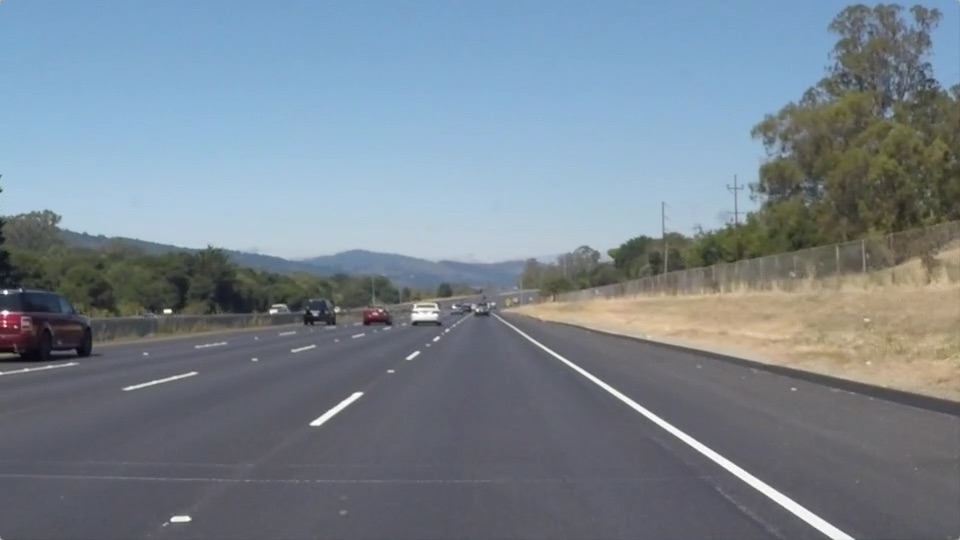
#> input picture test_images/solidWhiteRight.jpg, 960 x 540 px
$ jupyter execute --allow-errors P1.ipynb   (shell and % lines are left out)
#> lines starting #> are read from the running program, lines starting #| are printed output that depends on the picture; after the words box and inside, x2 and y2 are one past the last pixel; in counts of white or black regions, pixels touching at a corner belong together
# Self-Driving Car Engineer Nanodegree

## Project: **Finding Lane Lines on the Road**
***
In this project, you will use the tools you learned about in the lesson to identify lane lines on the road.  You can develop your pipeline on a series of individual images, and later apply the result to a video stream (really just a series of images). Check out the video clip "raw-lines-example.mp4" (also contained in this repository) to see what the output should look like after using the helper functions below.

Once you have a result that looks roughly like "raw-lines-example.mp4", you'll need to get creative and try to average and/or extrapolate the line segments you've detected to map out the full extent of the lane lines.  You can see an example of the result you're going for in the video "P1_example.mp4".  Ultimately, you would like to draw just one line for the left side of the lane, and one for the right.

In addition to implementing code, there is a brief writeup to complete. The writeup should be completed in a separate file, which can be either a markdown file or a pdf document. There is a [write up template](https://github.com/udacity/CarND-LaneLines-P1/blob/master/writeup_template.md) that can be used to guide the writing process. Completing both the code in the Ipython notebook and the writeup template will cover all of the [rubric points](https://review.udacity.com/#!/rubrics/322/view) for this project.

---
Let's have a look at our first image called 'test_images/solidWhiteRight.jpg'.  Run the 2 cells below (hit Shift-Enter or the "play" button above) to display the image.

**Note: If, at any point, you encounter frozen display windows or other confounding issues, you can always start again with a clean slate by going to the "Kernel" menu above and selecting "Restart & Clear Output".**

---

**The tools you have are color selection, region of interest selection, grayscaling, Gaussian smoothing, Canny Edge Detection and Hough Tranform line detection.  You  are also free to explore and try other techniques that were not presented in the lesson.  Your goal is piece together a pipeline to detect the line segments in the image, then average/extrapolate them and draw them onto the image for display (as below).  Once you have a working pipeline, try it out on the video stream below.**

---

<figure>

 <figcaption>
 <p></p>
 <p style="text-align: center;"> Your output should look something like this (above) after detecting line segments using the helper functions below </p>
 </figcaption>
</figure>
 <p></p>
<figure>

 <figcaption>
 <p></p>
 <p style="text-align: center;"> Your goal is to connect/average/extrapolate line segments to get output like this</p>
 </figcaption>
</figure>

**Run the cell below to import some packages.  If you get an `import error` for a package you've already installed, try changing your kernel (select the Kernel menu above --> Change Kernel).  Still have problems?  Try relaunching Jupyter Notebook from the terminal prompt.  Also, consult the forums for more troubleshooting tips.**

## Import Packages

[cell 1]
#importing some useful packages
import matplotlib.pyplot as plt
import matplotlib.image as mpimg
import numpy as np
import cv2

## Read in an Image

[cell 2]
def plotImageFile(filename):
  #reading in an image
#> called with filename = 'test_images/solidWhiteRight.jpg'
  image = mpimg.imread(filename)
#> image is the input picture: shape (540, 960, 3); mean R, G, B 120.3, 132.6, 143.7

  #printing out some stats and plotting
  print('This image is:', type(image), 'with dimensions:', image.shape)
#| This image is: <class 'numpy.ndarray'> with dimensions: (540, 960, 3)
  plt.imshow(image)  # if you wanted to show a single color channel image called 'gray', for example, call as plt.imshow(gray, cmap='gray')

  return

def plotImage(image, cmap=''):
  #printing out some stats and plotting
  print('This image is:', type(image), 'with dimensions:', image.shape)
  if (cmap==''):
    plt.imshow(image)  # if you wanted to show a single color channel image called 'gray', for example, call as plt.imshow(gray, cmap='gray')
  else:
    plt.imshow(image,cmap)  # if you wanted to show a single color channel image called 'gray', for example, call as plt.imshow(gray, cmap='gray')

  return

plotImageFile('test_images/solidWhiteRight.jpg')

## Ideas for Lane Detection Pipeline

**Some OpenCV functions (beyond those introduced in the lesson) that might be useful for this project are:**

`cv2.inRange()` for color selection
`cv2.fillPoly()` for regions selection
`cv2.line()` to draw lines on an image given endpoints
`cv2.addWeighted()` to coadd / overlay two images
`cv2.cvtColor()` to grayscale or change color
`cv2.imwrite()` to output images to file
`cv2.bitwise_and()` to apply a mask to an image

**Check out the OpenCV documentation to learn about these and discover even more awesome functionality!**

## Helper Functions

Below are some helper functions to help get you started. They should look familiar from the lesson!

[cell 3]
# [7 lines of commented-out code are left out]
image = mpimg.imread('test_images/challenge4.jpg')
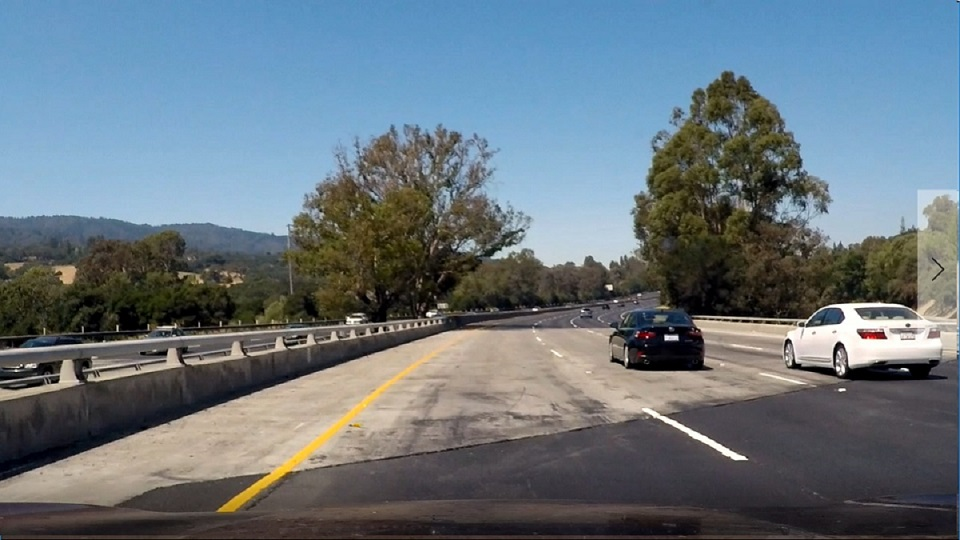
#> input picture test_images/challenge4.jpg, 960 x 540 px
#> image is the input picture: shape (540, 960, 3); mean R, G, B 104.2, 116.8, 125.3

# define parameters
"""
# parameters that works for static image
debug       = 0
edgeLoThres = 50  # canny edge detection low threshold
edgeHiThres = 250 # canny edge detection high threshold
kernelSize  = 3   # gaussian smoothing blurring kernel size
x_size      = 960
y_size      = 540
y_cap       = 300
vertices     = np.array([[50, 540], [910, 540], [480, 300]]) # vertices for region of interest [upper left, , lower left, upper right, lower right]
rho          = 1         # distance resolution in pixels of the Hough grid
theta        = np.pi/180 # angular resolution in radians of the Hough grid
threshold    = 50        # minimum number of votes (intersections in Hough grid cell)
min_line_len = 5         # minimum number of pixels making up a line
max_line_gap = 150       # maximum gap in pixels between connectable line segments
alpha = 1     # orignial image color pixel density
beta  = 1     # line image color pixel density
lamda = -20   # additional color pixel to the combined original and line images
"""

"""
debug       = 0
edgeLoThres = 50  # canny edge detection low threshold
edgeHiThres = 250 # canny edge detection high threshold
kernelSize  = 3   # gaussian smoothing blurring kernel size
x_size      = 960
y_size      = 540
y_cap       = 300
vertices     = np.array([[50, 540], [910, 540], [480, 300]]) # vertices for region of interest [upper left, , lower left, upper right, lower right]
rho          = 1         # distance resolution in pixels of the Hough grid
theta        = np.pi/180 # angular resolution in radians of the Hough grid
threshold    = 30        # minimum number of votes (intersections in Hough grid cell)
min_line_len = 20        # minimum number of pixels making up a line
max_line_gap = 250       # maximum gap in pixels between connectable line segments
alpha = 1     # orignial image color pixel density
beta  = 1     # line image color pixel density
lamda = -20   # additional color pixel to the combined original and line images
"""

debug       = 0
edgeLoThres = 50  # canny edge detection low threshold
edgeHiThres = 250 # canny edge detection high threshold
kernelSize  = 5   # gaussian smoothing blurring kernel size
x_size      = image.shape[1]
y_size      = image.shape[0]
x_ctr       = int(x_size*0.5)  # taking 50% from right
x_lcap      = x_ctr-int(x_size*0.1)
x_rcap      = x_ctr+int(x_size*0.1)
y_cap       = int(y_size*0.65)  # taking 60% from bottom
vertices     = np.array([[int(x_size*0.1), y_size], [int(x_size*0.9), y_size], [x_rcap, y_cap], [x_lcap, y_cap]]) # vertices for region of interest [upper left, , lower left, upper right, lower right]
#| 960 540
#| This image is: <class 'numpy.ndarray'> with dimensions: (540, 960, 3)
rho          = 1         # distance resolution in pixels of the Hough grid
theta        = np.pi/180 # angular resolution in radians of the Hough grid
threshold    = 30        # minimum number of votes (intersections in Hough grid cell)
min_line_len = 25        # minimum number of pixels making up a line
max_line_gap = 250       # maximum gap in pixels between connectable line segments
alpha = 1     # orignial image color pixel density
beta  = 1     # line image color pixel density
lamda = -20   # additional color pixel to the combined original and line images

[cell 4]
import math

# [7 lines left out: function grayscale, not called in this run]
    # Or use BGR2GRAY if you read an image with cv2.imread()
    # return cv2.cvtColor(img, cv2.COLOR_BGR2GRAY)

def hsvscale(img):
    """Applies the HSV color space transform
    This will return an image with only one color channel
    but NOTE: to see the returned image as grayscale
    (assuming your grayscaled image is called 'gray')
    you should call plt.imshow(gray, cmap='gray')"""
    return cv2.cvtColor(img, cv2.COLOR_RGB2HSV)
#| This image is: <class 'numpy.ndarray'> with dimensions: (540, 960, 3)
#| This image is: <class 'numpy.ndarray'> with dimensions: (540, 960, 3)
    # Or use BGR2GRAY if you read an image with cv2.imread()
    # return cv2.cvtColor(img, cv2.COLOR_BGR2GRAY)

def canny(img, low_threshold, high_threshold):
    """Applies the Canny transform"""
#> called with low_threshold = 50, high_threshold = 250
    return cv2.Canny(img, low_threshold, high_threshold)
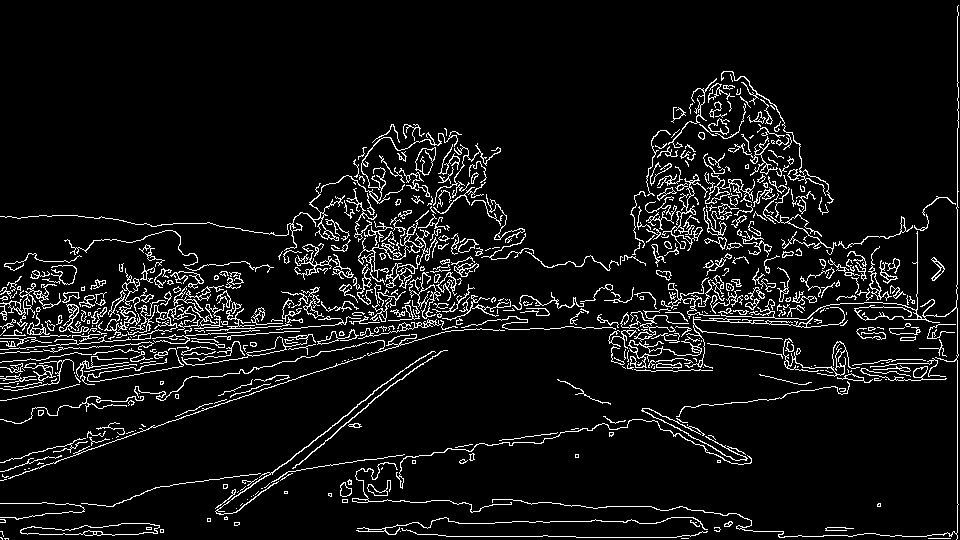
#> returned value: shape (540, 960); 7% white in thin lines or dots
#| This image is: <class 'numpy.ndarray'> with dimensions: (540, 960)
#| [[ 96 540]
#|  [864 540]
#|  [576 351]
#> (further printed lines are left out)

def gaussian_blur(img, kernel_size):
    """Applies a Gaussian Noise kernel"""
    return cv2.GaussianBlur(img, (kernel_size, kernel_size), 0)

def region_of_interest(img, vertices):
    """
    Applies an image mask.

    Only keeps the region of the image defined by the polygon
    formed from `vertices`. The rest of the image is set to black.
    """
    #defining a blank mask to start with
    mask = np.zeros_like(img)

    #defining a 3 channel or 1 channel color to fill the mask with depending on the input image
    if len(img.shape) > 2:
        channel_count = img.shape[2]  # i.e. 3 or 4 depending on your image
        ignore_mask_color = (255,) * channel_count
    else:
        ignore_mask_color = 255

    #filling pixels inside the polygon defined by "vertices" with the fill color
    cv2.fillPoly(mask, vertices, ignore_mask_color)

    #returning the image only where mask pixels are nonzero
    masked_image = cv2.bitwise_and(img, mask)
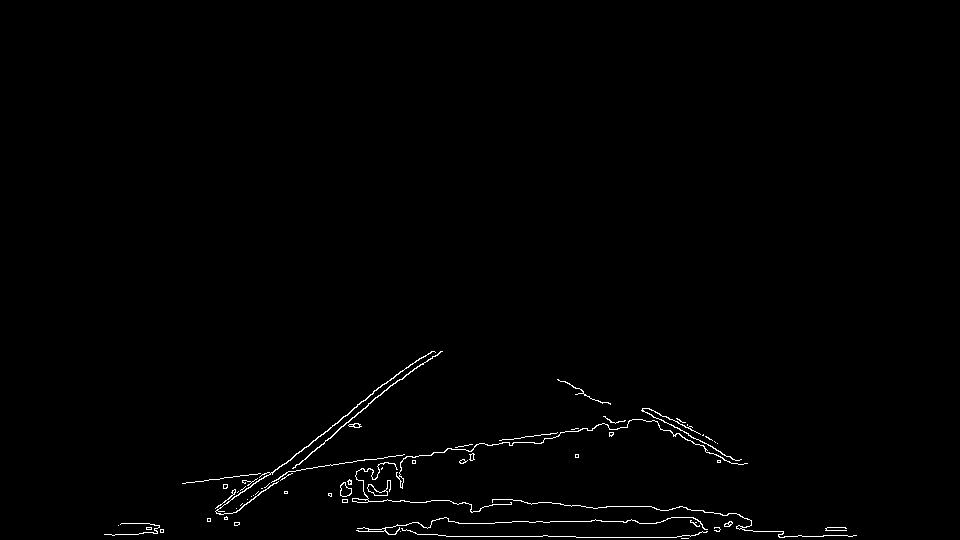
#> masked_image: shape (540, 960); 0.81% white in thin lines or dots, all inside (x1, y1, x2, y2) = (104, 351, 857, 539)
#| This image is: <class 'numpy.ndarray'> with dimensions: (540, 960)
    return masked_image

def slope(x1,y1,x2,y2):
    if (debug==1): print('%%%%   y2,y1,x2,x1,m', y2,' ', y1,' ', x2,' ', x1,' ', (y2-y1)/(x2-x1))
    return float((y2-y1)/(x2-x1))

# [106 lines left out: functions averaging, sortlines, extrapolate_lines, draw_lines, not called in this run]


def hough_lines(img, rho, theta, threshold, min_line_len, max_line_gap):
    """
    `img` should be the output of a Canny transform.

    Returns an image with hough lines drawn.
    """
#> called with rho = 1, theta = 0.0175, threshold = 30, min_line_len = 25, max_line_gap = 250
    lines = cv2.HoughLinesP(img, rho, theta, threshold, np.array([]), minLineLength=min_line_len, maxLineGap=max_line_gap)
#> lines = 41 rows, first 6: [446, 536, 852, 536], [220, 514, 421, 357], [186, 482, 681, 421], [146, 528, 747, 518], [227, 499, 686, 507], [182, 483, 684, 422]
    line_img = np.zeros((img.shape[0], img.shape[1], 3), dtype=np.uint8)
    if (lines == []):
        print("==============================================================")
        print("hough NaN: lines", lines)
        print("==============================================================")
    if (debug==1): print("hough: lines", lines)

    draw_lines(line_img, lines)
    return line_img


# Python 3 has support for cool math symbols.

# [13 lines left out: function weighted_img, not called in this run]

## Test Images

Build your pipeline to work on the images in the directory "test_images"
**You should make sure your pipeline works well on these images before you try the videos.**

[cell 5]
import os
testImages = os.listdir("test_images/")
testImages

## Build a Lane Finding Pipeline

Build the pipeline and run your solution on all test_images. Make copies into the `test_images_output` directory, and you can use the images in your writeup report.

Try tuning the various parameters, especially the low and high Canny thresholds as well as the Hough lines parameters.

[cell 6]
# TODO: Build your pipeline that will draw lane lines on the test_images
# then save them to the test_images directory.

# parameters update
#(y_size, x_size) = image.shape[:2]
print(x_size, y_size)
#y_cap = 320
#vertices   = np.array([[50,   540], [      910,    540], [480,  300]]) # vertices for region of interest [upper left, , lower left, upper right, lower right]
#vertices    = np.array([[50,y_size], [x_size-50, y_size], [480,y_cap], ]) # vertices for region of interest [upper left, , lower left, upper right, lower right]

[cell 7]
# orignial image
print('print original image')
plotImage(image)

[cell 8]
# turn image to gray scale
#grayImage = grayscale(image)
hsvImage = hsvscale(image)
print('print HAV image')
plotImage(hsvImage,'gray')

[cell 9]
# apply gaussian smoothing and blurring to reduce noise
print('print gaussian smoothing image')
gausImage = gaussian_blur(hsvImage, kernelSize)
plotImage(gausImage,'gray')

[cell 10]
# create a Canny Edge image
edgeImage = canny(gausImage, edgeLoThres, edgeHiThres)
print('print canny edge image')
plotImage(edgeImage,'Greys_r')

[cell 11]
# define region of interest
print(vertices)
edges=region_of_interest(edgeImage, [vertices])
print('print only region of interested edge image')
plotImage(edges, 'Greys_r')

#> (a cell that did not finish here is left out)

[cell 13]
# apply weight to line image from hough line image
alpha = 1     # orignial image color pixel density
beta  = 1     # line image color pixel density
lamda = -20   # additional color pixel to the combined original and line images
#> (the rest of this cell did not finish here and is left out)

## Test on Videos

You know what's cooler than drawing lanes over images? Drawing lanes over video!

We can test our solution on two provided videos:

`solidWhiteRight.mp4`

`solidYellowLeft.mp4`

**Note: if you get an import error when you run the next cell, try changing your kernel (select the Kernel menu above --> Change Kernel). Still have problems? Try relaunching Jupyter Notebook from the terminal prompt. Also, consult the forums for more troubleshooting tips.**

**If you get an error that looks like this:**
```
NeedDownloadError: Need ffmpeg exe.
You can download it by calling:
imageio.plugins.ffmpeg.download()
```
**Follow the instructions in the error message and check out [this forum post](https://discussions.udacity.com/t/project-error-of-test-on-videos/274082) for more troubleshooting tips across operating systems.**

[cell 14]
# Import everything needed to edit/save/watch video clips
from moviepy.editor import VideoFileClip
from IPython.display import HTML

[cell 15]
def process_image(image):
    # NOTE: The output you return should be a color image (3 channel) for processing video below
    # TODO: put your pipeline here,
    # you should return the final output (image where lines are drawn on lanes)

    # processing pipeline
    # setup parameters
    global debug
    global x_size
    global y_size
    global x_ctr
    global y_cap
    global vertices

    debug       = 0
    x_size      = image.shape[1]
    y_size      = image.shape[0]
    x_ctr       = int(x_size*0.5)  # taking 50% from right
    y_cap       = int(y_size*0.65)  # taking 60% from bottom
    vertices     = np.array([[int(x_size*0.1), y_size], [int(x_size*0.9), y_size], [x_ctr+int(x_size*0.1), y_cap], [x_ctr-int(x_size*0.1), y_cap]]) # vertices for region of interest [upper left, , lower left, upper right, lower right]

    # turn image to gray scale
    #grayImage = grayscale(image)
    grayImage = hsvscale(image)

    # apply gaussian smoothing and blurring to reduce noise
    gausImage = gaussian_blur(grayImage, kernelSize)

    # create a Canny Edge image
    edgeImage = canny(gausImage, edgeLoThres, edgeHiThres)
    #plotImage(edgeImage, "gray")

    # define region of interest
    edges=region_of_interest(edgeImage, [vertices])
    #plotImage(edges, "gray")

    # apply Hough Transform
    lineImage = hough_lines(edges, rho, theta, threshold, min_line_len, max_line_gap)
    #plotImage(edges, "gray")

    # apply weight to line image from hough line image
    line = weighted_img(lineImage, image, alpha, beta, lamda)
    #plotImage(edges, "gray")

    return line

[cell 16]
testimage = mpimg.imread('test_images/' + testImages[1])
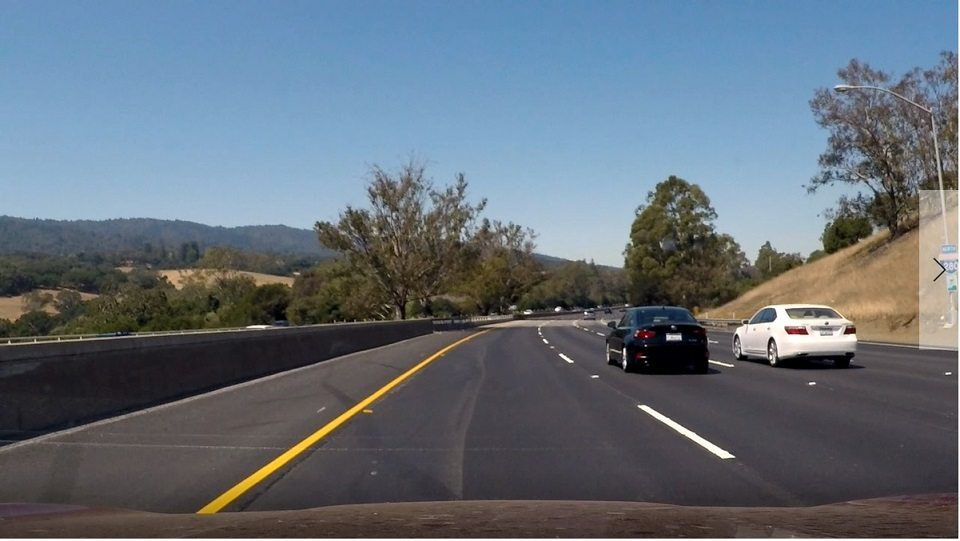
#> input picture test_images/challenge2.jpg, 960 x 541 px
#> testimage is the input picture: shape (541, 960, 3); mean R, G, B 99.9, 110.5, 120.4
#> (the rest of this cell did not finish here and is left out)

#> call 2 of gaussian_blur, with kernel_size = 5
#> in gaussian_blur (call 2), `return cv2.GaussianBlur(img, (kernel_size, kernel_size), 0)`:
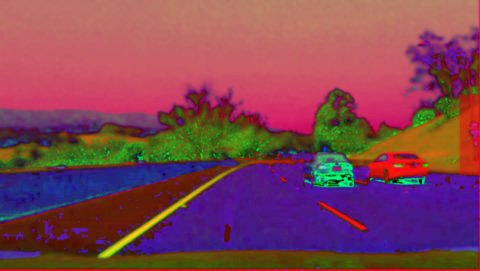
#> returned value: shape (541, 960, 3) (shown at 1/2 size); mean of channels 0, 1, 2 83.6, 67.5, 128.7; drawn as B, G, R
#> in region_of_interest (call 2), `masked_image = cv2.bitwise_and(img, mask)`:
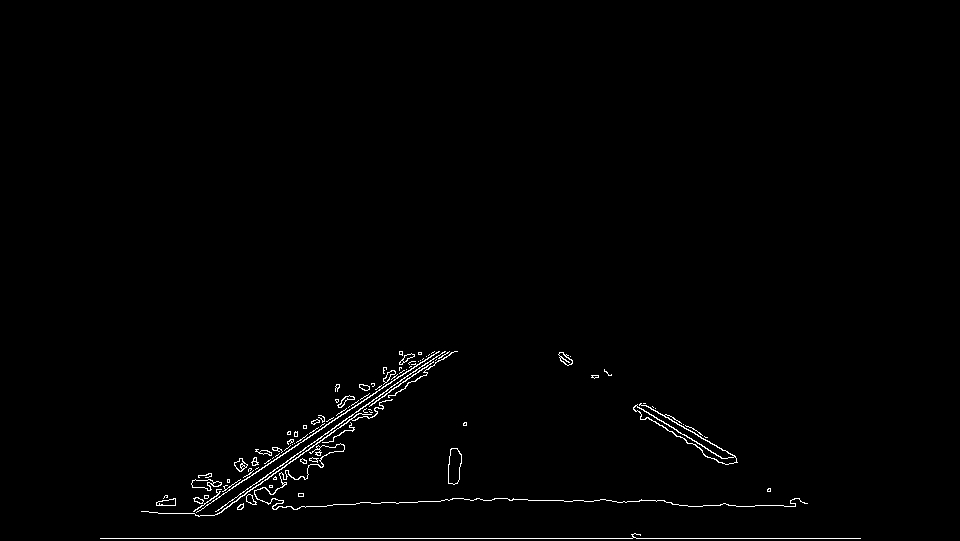
#> masked_image: shape (541, 960); 0.96% white in thin lines or dots, all inside (x1, y1, x2, y2) = (100, 351, 861, 539)
#> in hough_lines (call 2), `lines = cv2.HoughLinesP(img, rho, theta, threshold, np.array([]), minL..`: lines = 41 rows, first 6: [100, 538, 860, 538], [208, 515, 442, 352], [194, 513, 433, 352], [191, 513, 412, 364], [214, 515, 447, 352], [162, 500, 800, 500]
plotImage(outputimage)
